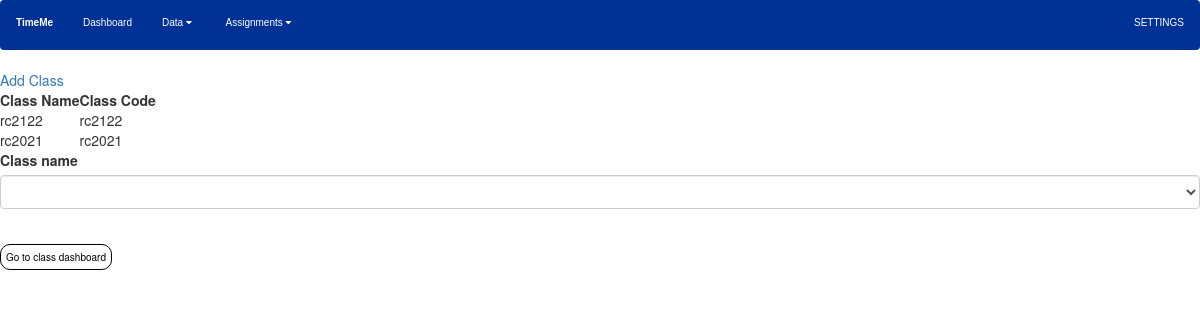
Screenshot of /viewclass (signed in) with the database file from the repository.
### timeme/models.py (models this page shows)
class Classes(db.Model):
    __tablename__ = "classes"
    classID = db.Column(db.Integer, primary_key=True)
    className = db.Column(db.String, nullable=False)
    classCode = db.Column(db.String(6),nullable=False)
    classAdminID = db.Column(db.Integer, db.ForeignKey("users.id"))
    classes_admin = db.relationship('Users', lazy=True, foreign_keys=[classAdminID])
    def __repr__(self):
        return '{}'.format(str(self.className))

### timeme/routes.py (the view)
@app.route('/viewclass', methods=['GET', 'POST'])
def viewclasses():
    check = check_user()
    session["current_classid"] = 0
    if check == 1:
        form = SelectClass()
        classn = list(db.session.query(Classes.className, Classes.classCode).filter_by(classAdminID = current_user.id).all())
        headings = ('Class Name', 'Class Code')
        if form.validate_on_submit():
            classid = list(db.session.query(Classes.classID).filter_by(className=str(form.classname.data), classAdminID=current_user.id).first())
            session["current_classid"] = classid[0]
            return redirect(url_for('adash'))
        return render_template("admin/viewclasses.html", headings=headings, classes=classn, form=form)
    elif check == 0:
        return redirect(url_for('udash'))
    else:
        return redirect(url_for('login'))

### timeme/forms.py
class SelectClass(FlaskForm):
    classname = QuerySelectField('Class name', query_factory=classes_query, allow_blank=True, validators=[DataRequired()])
    submit = SubmitField('Go to class dashboard')

### timeme/forms.py (called while the page is built)
def classes_query():
    return Classes.query.filter_by(classAdminID=current_user.id).all()

### timeme/models.py (called while the page is built)
@login_man.user_loader
def getuser(user_id):
    return Users.query.get(int(user_id))

### timeme/routes.py (called while the page is built)
def check_user():
    if current_user.is_authenticated:
        if current_user.isAdmin == 1:
            return 1
        elif current_user.isAdmin == 0:
            return 0
    else:
        return 2

### timeme/templates/admin/viewclasses.html (shortened to what this page needs)
{% include "html/adminheader.html" %}
<!DOCTYPE html>
<html lang="en" dir="ltr">
  <head>
    <link rel="stylesheet" href="../static/loginstyle.css">
    <link rel="stylesheet" href="https://maxcdn.bootstrapcdn.com/bootstrap/3.4.1/css/bootstrap.min.css">
  </head>
  <body>
    <div class="">
      <div class="add">
        <a href="{{ url_for('addclass') }}">Add Class</a>
      </div>
      <div class="view-table">
        <table>
          <tr>
            {% for header in headings %}
            <th>{{ header }}</th>
            {% endfor %}
          </tr>
          {% for row in classes %}
          <tr>
            <td>{{ row.className }}</td>
            <td>{{ row.classCode }}</td>
          </tr>
          {% endfor %}
        </table>
      </div>
    </div>
    <form class ="form" method="post" action="">
      <div class="form-group">
        {{ form.classname.label(id="left")}}
        {% if form.classname.errors %}
            {{ form.classname(class="form-control form-control-lg is-invalid") }}
            <div class="invalid-feedback">
                {% for error in form.classname.errors %}
                    <span>{{ error }}</span>
                {% endfor %}
            </div>
        {% else %}
            {{ form.classname(class="form-control form-control-lg") }}
        {% endif %}
      </div>
      <br>
      <div class="form-group">
          {{ form.submit(class="login-button") }}
      </div>
    </form>
  </body>
</html>

### timeme/static/style.css (style rules this page uses)
* { box-sizing: border-box; padding: 0; margin: 0; }

### timeme/static/loginstyle.css (style rules this page uses)
.login-button { background-color: #003296; color: black; padding: 5px 5px; font-size: 10px; border-radius: 10px; border: 1px solid #000; background-color: inherit; font-family: inherit; }
#left { text-align: left; }

### rows the page displays
Classes: className "rc2122", classCode "rc2122"
Classes: className "rc2021", classCode "rc2021"

### other values shown
{{ header }} "Class Name" "Class Code"
